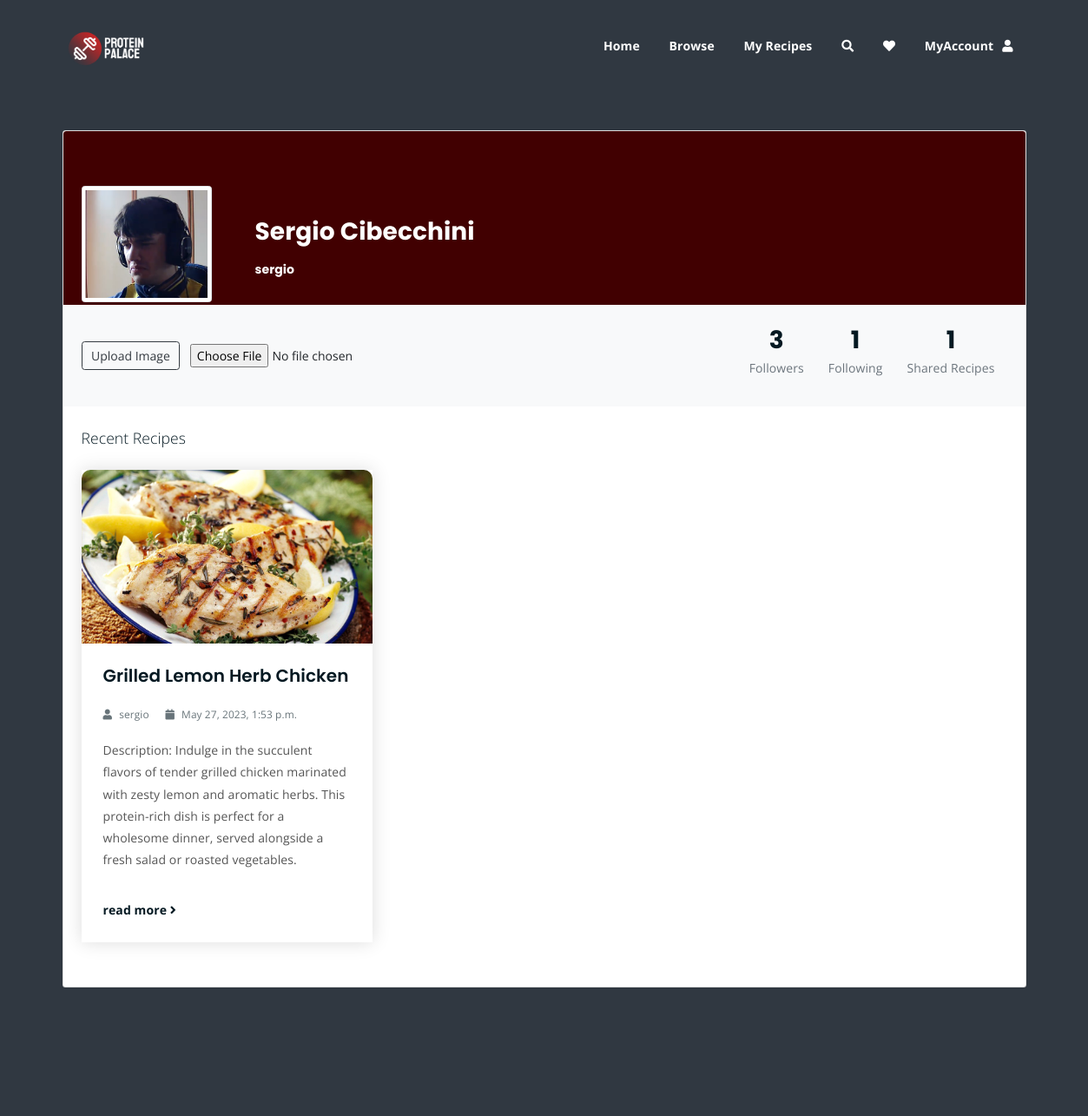
The page /profile/ (signed in, upper part) on the database as committed earlier.
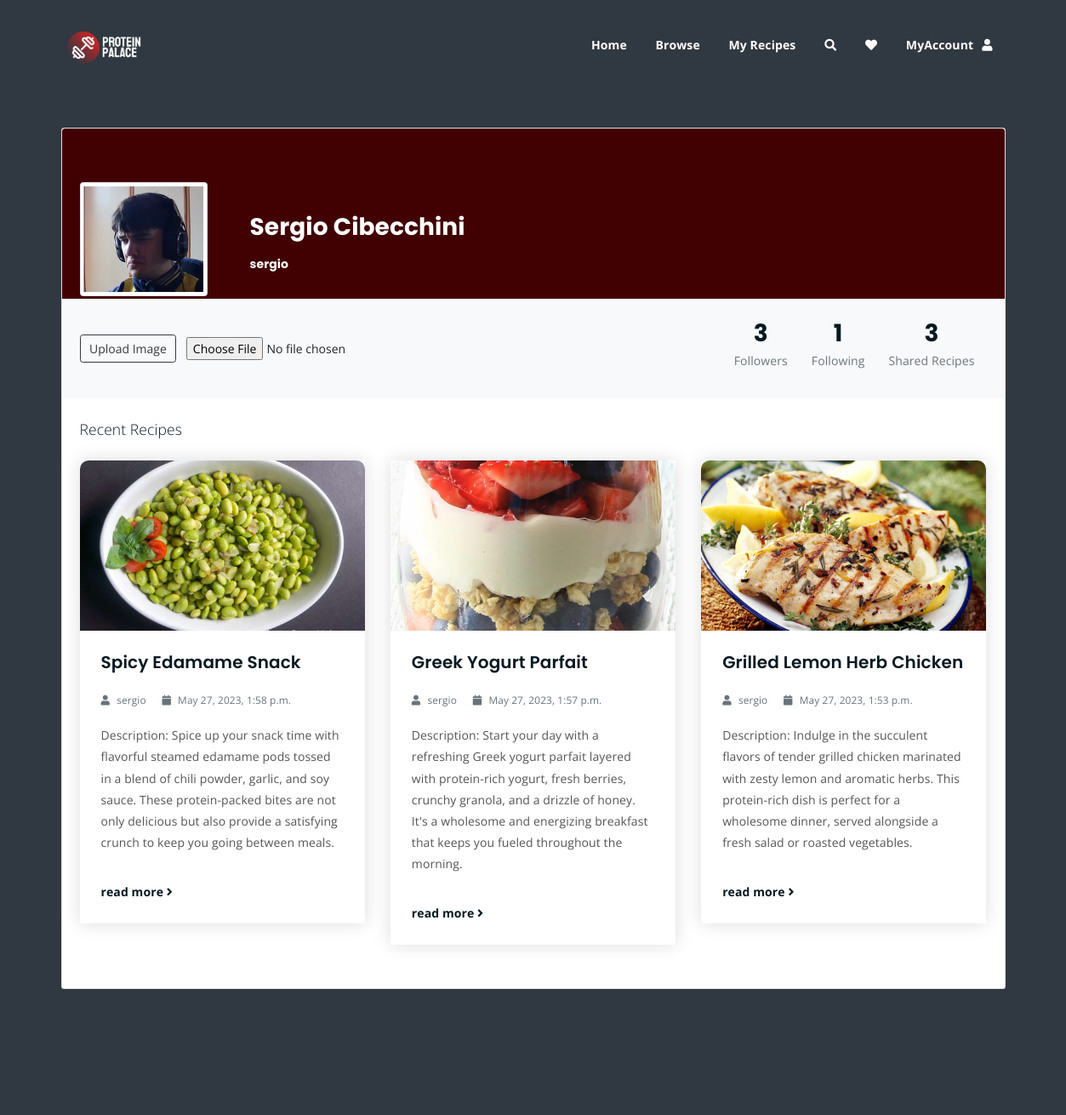
The same page on the database as committed later.
### ProteinPalaceApp/models.py (models this page shows, shortened)
class UserProfile(models.Model):
    user = models.OneToOneField(User, on_delete=models.CASCADE)
    following = models.ManyToManyField(User, related_name='followers', blank=True)
    favouriteRecipes = models.ManyToManyField('Recipe')
    profilePicture = models.ImageField(upload_to=user_profile_picture_filename, blank=True)
    createdAt = models.DateTimeField(auto_now_add=True)
    updatedAt = models.DateTimeField(auto_now=True)

class Recipe(models.Model):
    user = models.ForeignKey(User, on_delete=models.SET_NULL, null=True)
    name = models.CharField(max_length=255)
    image = models.ImageField(upload_to=recipe_image_filename)
    description = models.TextField()
    category = models.ForeignKey('Category', on_delete=models.CASCADE)
    comments = models.ManyToManyField('Comment', blank=True)
    createdAt = models.DateTimeField(auto_now_add=True)
    updatedAt = models.DateTimeField(auto_now=True)

### users/views.py (the view)
# urls.py: path('profile/',user_views.profile,name='profile'),
@login_required
def profile(request):
    if request.method == 'POST':
        form = ProfilePictureForm(request.POST, request.FILES)
        if form.is_valid():
            profile_picture = form.cleaned_data['profilePicture']
            user_profile = request.user.userprofile
            user_profile.profilePicture = profile_picture
            user_profile.save()
            return redirect('profile')
    else:
        form = ProfilePictureForm()
    user = request.user
    recipes = Recipe.objects.filter(user=user).order_by('-createdAt')[:3]
    context = {
        'user': user,
        'title': 'Profile',
        'recipes': recipes,
        'form': form
    }
    return render(request,'users/profile.html', context=context)

### users/forms.py
class ProfilePictureForm(forms.ModelForm):
    profilePicture = forms.ImageField(
        label='Change profile picture',
        widget=forms.ClearableFileInput(attrs={'class': 'btn ', 'accept': 'image/*'})
    )
    class Meta:
        model = UserProfile
        fields = ('profilePicture',)

### templates/users/profile.html (shortened to what this page needs)
{% extends 'index.html' %}
{%load static %}
{% block content %}
<section  class= "profile-container">
    <div class="container py-12 h-100">
      <div class="row d-flex justify-content-center align-items-center h-100">
        <div class="col col-lg-12 col-xl-12 mt-150 mb-150">
          <div class="card">
            <div class="rounded-top text-white d-flex flex-row" style="background-color: #410001; height:200px;">
                <div class=" ml-4 ms-4 mt-5 d-flex flex-column" style="width: 200px;">
                  {% if user.userprofile.profilePicture %}
                  <img src="{{ user.userprofile.profilePicture.url }}"
                  alt="Profile Picture"
                  class="img-fluid img-thumbnail mt-4 mb-2"
                  style="width: 150px; z-index: 1">
                  {% else %}
                  <img src="{% static 'img/placeholder.webp' %}"
                  alt="Profile Picture"
                  class="img-fluid img-thumbnail mt-4 mb-2 ml-4"
                  style="width: 150px; z-index: 1">
                  {% endif %}
              </div>
              <div class="ms-3" style="margin-top: 100px;">
                <h3 style="color:white;">{{ user.first_name }} {{ user.last_name }}</h5>
                <h6 style="color:white;">{{ user.username }}</h6>
              </div>
            </div>
            <div class="p-4 text-black" style="background-color: #f8f9fa;">
              <div class="d-flex justify-content-between text-center py-1">
                <div class="align-self-start">
                  <form method="post" enctype="multipart/form-data" id="profile-picture-form" class="d-flex flex-column mt-3">
                    <div class="input-group mb-3 align-items-center">
                      <button type="submit" class="btn btn-outline-dark" data-mdb-ripple-color="dark">Upload Image</button>
                      {{ form.profilePicture }}
                    </div>
                  </form>
                </div>
                <div class="ml-auto d-flex">
                  <div class="px-3">
                    <p class="mb-1 h3">{{ user.userprofile.user.followers.count }}</p>
                    <p class="medium text-muted mb-0">Followers</p>
                  </div>
                  <div class="px-3">
                    <p class="mb-1 h3">{{ user.userprofile.following.count }}</p>
                    <p class="medium text-muted mb-0">Following</p>
                  </div>
                  <div class="px-3">
                    <p class="mb-1 h3">{{ user.recipe_set.count }}</p>
                    <p class="medium text-muted mb-0">Shared Recipes</p>
                  </div>
                </div>
              </div>
            </div>
            <div class="card-body p-4 text-black">
              <div class="d-flex justify-content-between align-items-center mb-4">
                  <p class="lead fw-normal mb-0">Recent Recipes</p>
              </div>
              <div class="row g-2">
                  {% for recipe in recipes %}
                  <div class="col-lg-4 col-md-6">
                    <div class="single-latest-news">
                        <a href="" "">
                            <div class="latest-news-bg" style="background-image: url('{{ recipe.image.url }}');"></div>
                        </a>
                        <div class="news-text-box">
                            <h3><a href="" "">{{ recipe.name }}</a></h3>
                            <p class="blog-meta">
                                <span class="author"><i class="fas fa-user"></i> {{ recipe.user.username }}</span>
                                <span class="date"><i class="fas fa-calendar"></i> {{ recipe.createdAt }}</span>
                            </p>
                            <p class="excerpt">{{ recipe.description }}</p>
                            <a href="" "" class="read-more-btn">read more <i class="fas fa-angle-right"></i></a>
                        </div>
                    </div>
                </div>
                  {% endfor %}
              </div>
          </div>
          </div>
        </div>
      </div>
    </div>
  </section>
{% endblock %}

### templates/index.html (shortened to what this page needs)
<!DOCTYPE html>
<html lang="en">
<head>
	{% load static %}
<link rel="stylesheet" href="{% static 'styles/all.min.css' %}">
<link rel="stylesheet" href="{% static 'bootstrap/css/bootstrap.min.css' %}">
<link rel="stylesheet" href="{% static 'styles/owl.carousel.css' %}">
<link rel="stylesheet" href="{% static 'styles/magnific-popup.css' %}">
<link rel="stylesheet" href="{% static 'styles/animate.css' %}">
<link rel="stylesheet" href="{% static 'styles/meanmenu.min.css' %}">
<link rel="stylesheet" href="{% static 'styles/main.css' %}" />
<link rel="stylesheet" href="{% static 'styles/responsive.css' %}">
</head>
<body>
	{% block body %}
	<div class="top-header-area" id="sticker">
		<div class="container">
			<div class="row">
				<div class="col-lg-12 col-sm-12 text-center">
					<div class="main-menu-wrap">
						<div class="site-logo">
							<a href="{% url 'home' %}">
								<img src="{% static 'img/logo.png' %}" alt="">
							</a>
						</div>
						<nav class="main-menu">
							<ul>
								<li{% if current_page == 'home' %} class="current-list-item"{% endif %}><a href="{% url 'home' %}">Home</a></li>
								<li{% if current_page == 'browse' %} class="current-list-item"{% endif %}><a href="{% url 'browse' %}">Browse</a></li>
								{% if  user.is_authenticated %}
								<li>
									<a href="#">My Recipes</a>
								</li>
								{% endif %}
								<li>
									<a class="mobile-hide search-bar-icon" href="#"><i class="fas fa-search"></i></a>
								</li>
								<li>
									{% if  user.is_authenticated %}
									<a class="shopping-cart" href="{% url 'favorites' %}"><i class="fas fa-heart"></i></a>
									{% else %}
									<a class="shopping-cart" href="{% url 'login' %}">Login/Register</a>
									{% endif %}
								</li>
								<li>
									{% if  user.is_authenticated %}
									<a class="shopping-cart " >MyAccount<i class="fas fa-user user-icon"></i></a>
									{% endif %}
								</li>
							</ul>
						</nav>
					</div>
				</div>
			</div>
		</div>
	</div>
{% block content %}{% endblock %}
{% endblock %}
</body>
</html>

### static/styles/main.css (style rules this page uses)
:root { --website-accents: #D72323; --website-hover: #F2F2F2; --website-background: #303841; --website-text: #EEEEEE; --website-touches: #3A4750; }
html { font-size: 14px; font-weight: 400; line-height: 28px; height: 100%; }
body { font-family: "Open Sans", sans-serif; font-weight: 400; font-size: 1rem; letter-spacing: 0.1px; line-height: 1.8; color: var(--website-background); overflow-x: hidden; }
body img { max-width: 100%; }
a { cursor: pointer; text-decoration: none; -webkit-transition: all 0.2s ease-in-out; -o-transition: all 0.2s ease-in-out; transition: all 0.2s ease-in-out; }
h1, .h1, h2, .h2, h3, .h3, h4, .h4, h5, .h5, h6, .h6 { font-family: "Poppins", sans-serif; font-weight: 700; margin: 0 0 1.25rem 0; color: #051922; }
h1:last-child, .h1:last-child, h2:last-child, .h2:last-child, h3:last-child, .h3:last-child, h4:last-child, .h4:last-child, h5:last-child, .h5:last-child, h6:last-child, .h6:last-child { margin: 0; }
h3, .h3 { font-size: 2rem; font-weight: 700; line-height: 2.25rem; }
h6, .h6 { font-size: 1rem; font-weight: 700; line-height: 1.5rem; }
p { font-family: "Open Sans", sans-serif; font-weight: 400; font-size: 1rem; letter-spacing: 0.1px; line-height: 1.8; color: #051922; margin: 0 0 1.25rem 0; }
p:last-child { margin: 0; }
.mt-150 { margin-top: 150px; }
.mb-150 { margin-bottom: 150px; }
a.read-more-btn { display: inline-block; margin-top: 15px; color: #051922; -webkit-transition: 0.3s; -o-transition: 0.3s; transition: 0.3s; font-weight: 700; }
.top-header-area { position: absolute; z-index: 999; width: 100%; padding: 25px 0; }
nav.main-menu ul { margin: 0; padding: 0; list-style: none; text-align: right; }
nav.main-menu ul li { display: inline-block; }
nav.main-menu ul li a { color: #fff; font-weight: 700; display: block; padding: 15px; }
nav.main-menu ul > li { position: relative; }
nav.main-menu ul li:last-child a { display: inline-block; }
.site-logo { float: left; max-width: 100px; }
.main-menu-wrap { position: relative; }
.user-icon { margin-left: 10px; }
.site-logo { padding: 6px 0; }
nav.main-menu li a { -webkit-transition: 0.3s; -o-transition: 0.3s; transition: 0.3s; }
.top-header-area { -webkit-transition: 0.3s; -o-transition: 0.3s; transition: 0.3s; }
.latest-news-bg { -webkit-transition: 0.3s; -o-transition: 0.3s; transition: 0.3s; }
.single-latest-news { -webkit-box-shadow: 0 0 20px #dddddd; box-shadow: 0 0 20px #dddddd; -webkit-transition: 0.3s; -o-transition: 0.3s; transition: 0.3s; }
.profile-container { background-color: var(--website-background); color: var(--website-text); }
html, body { height: 100%; }
.latest-news-bg { height: 200px; background-size: cover; background-position: center; border-radius: 10px; background-color: #ddd; border-bottom-right-radius: 0; border-bottom-left-radius: 0; }
.single-latest-news h3 { font-size: 20px; line-height: 1.25em; font-weight: 600; }
.single-latest-news h3 a { color: #051922; }
p.blog-meta span { margin-right: 15px; opacity: 0.6; color: #051922; font-size: 0.85em; }
p.blog-meta span:last-child { margin-right: 0; }
p.blog-meta span i { margin-right: 5px; }
p.excerpt { line-height: 1.8; color: #555; }
.news-text-box { padding: 25px; border-bottom-left-radius: 5px; border-bottom-right-radius: 5px; }
.single-latest-news { margin-bottom: 30px; }

Rows that differ between the two databases and show on the page:
now on this page (row edited): Recipe: image (picture), name "Spicy Edamame Snack", user.username "sergio", createdAt "May 27, 2023, 1:58 p.m.", description "Description: Spice up your snack time with flavorful steamed edamame pods tossed in a blend of chili powder, garlic, and soy sauce. These protein-packed bites are not only delicious but also provide a satisfying crunch to keep you going between meals."
now on this page (row edited): Recipe: image (picture), name "Greek Yogurt Parfait", user.username "sergio", createdAt "May 27, 2023, 1:57 p.m.", description "Description: Start your day with a refreshing Greek yogurt parfait layered with protein-rich yogurt, fresh berries, crunchy granola, and a drizzle of honey. It's a wholesome and energizing breakfast that keeps you fueled throughout the morning."
Other text that changed with them:
{{ user.recipe_set.count }}: "1" → "3"
